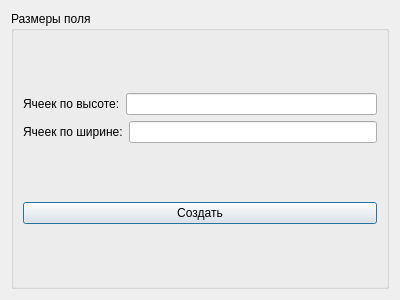
<?xml version="1.0" encoding="UTF-8"?>
<ui version="4.0">
 <class>CreateGameWindow</class>
 <widget class="QDialog" name="CreateGameWindow">
  <property name="geometry">
   <rect>
    <x>0</x>
    <y>0</y>
    <width>400</width>
    <height>300</height>
   </rect>
  </property>
  <property name="windowTitle">
   <string>Dialog</string>
  </property>
  <layout class="QVBoxLayout" name="verticalLayout_3">
   <item>
    <widget class="QGroupBox" name="groupBox">
     <property name="title">
      <string>Размеры поля</string>
     </property>
     <layout class="QHBoxLayout" name="horizontalLayout_3">
      <item>
       <layout class="QVBoxLayout" name="verticalLayout_2">
        <item>
         <layout class="QVBoxLayout" name="verticalLayout">
          <item>
           <layout class="QHBoxLayout" name="horizontalLayout">
            <item>
             <widget class="QLabel" name="Hight">
              <property name="text">
               <string>Ячеек по высоте:</string>
              </property>
             </widget>
            </item>
            <item>
             <widget class="QLineEdit" name="lineEdit"/>
            </item>
           </layout>
          </item>
          <item>
           <layout class="QHBoxLayout" name="horizontalLayout_2">
            <item>
             <widget class="QLabel" name="Width">
              <property name="text">
               <string>Ячеек по ширине:</string>
              </property>
             </widget>
            </item>
            <item>
             <widget class="QLineEdit" name="lineEdit_2"/>
            </item>
           </layout>
          </item>
         </layout>
        </item>
        <item>
         <widget class="QPushButton" name="pushButton">
          <property name="text">
           <string>Создать</string>
          </property>
         </widget>
        </item>
       </layout>
      </item>
     </layout>
    </widget>
   </item>
  </layout>
 </widget>
 <resources/>
 <connections/>
</ui>
